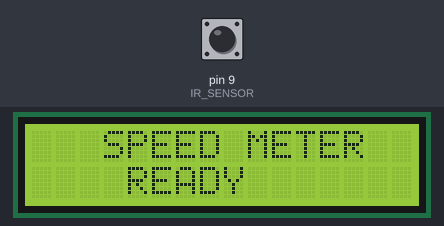
The sketch below on a simulated Arduino Uno, built with avr-gcc and run on an emulated ATmega328P. Shown: 16×2 character LCD. Inputs (shaded band) come from the test bench; at power-on: pin 9 (IR_SENSOR) HIGH.

Above: at 0.1 s.
3.3 s: pin 9 (IR_SENSOR) pulsed LOW 5 times (0.12 s each, 0.3 s apart)
At 5.3 s:
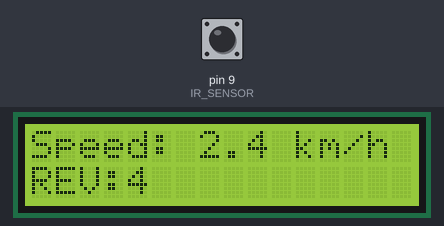
6.3 s: pin 9 (IR_SENSOR) driven LOW
At 6.6 s:
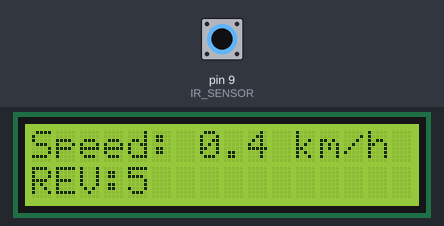
Timing chart, 0 to 9.3 s (numbered marks = the images above; inputs shaded):
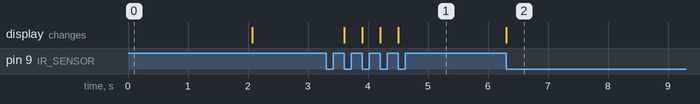

Measured:
- after the input at 3.3 s, the display: first changes after 0.31 s (image 1 shows a later state)
- after the input at 6.3 s, the display: changes at once (image 2)

The sketch:

speedooo.ino
```cpp
#include <LiquidCrystal.h>

// ---------------- LCD ----------------
// RS, EN, D4, D5, D6, D7
LiquidCrystal lcd(A4, A3, A2, A1, A0, 13);

// ---------------- IR SENSOR ----------------
#define IR_SENSOR 9

// Wheel circumference in meters
float wheelCircumference = 0.20;

unsigned long lastTime = 0;
unsigned long revolutionCount = 0;

void setup() {

  pinMode(IR_SENSOR, INPUT);

  lcd.begin(16, 2);

  lcd.clear();
  lcd.setCursor(3, 0);
  lcd.print("SPEED METER");

  lcd.setCursor(4, 1);
  lcd.print("READY");

  delay(2000);

  lcd.clear();
}

void loop() {

  static bool lastState = HIGH;

  bool currentState = digitalRead(IR_SENSOR);

  // Detect IR sensor trigger
  if (lastState == HIGH && currentState == LOW) {

    unsigned long currentTime = millis();

    if (lastTime != 0) {

      unsigned long timeDifference = currentTime - lastTime;

      // Speed in m/s
      float speedMS = wheelCircumference /
                      (timeDifference / 1000.0);

      // Convert to km/h
      float speedKMH = speedMS * 3.6;

      revolutionCount++;

      // -------- LCD --------
      lcd.clear();

      lcd.setCursor(0, 0);
      lcd.print("Speed:");

      lcd.setCursor(7, 0);
      lcd.print(speedKMH, 1);
      lcd.print(" km/h");

      lcd.setCursor(0, 1);
      lcd.print("REV:");
      lcd.print(revolutionCount);

    }

    lastTime = currentTime;
  }

  lastState = currentState;
}
```
